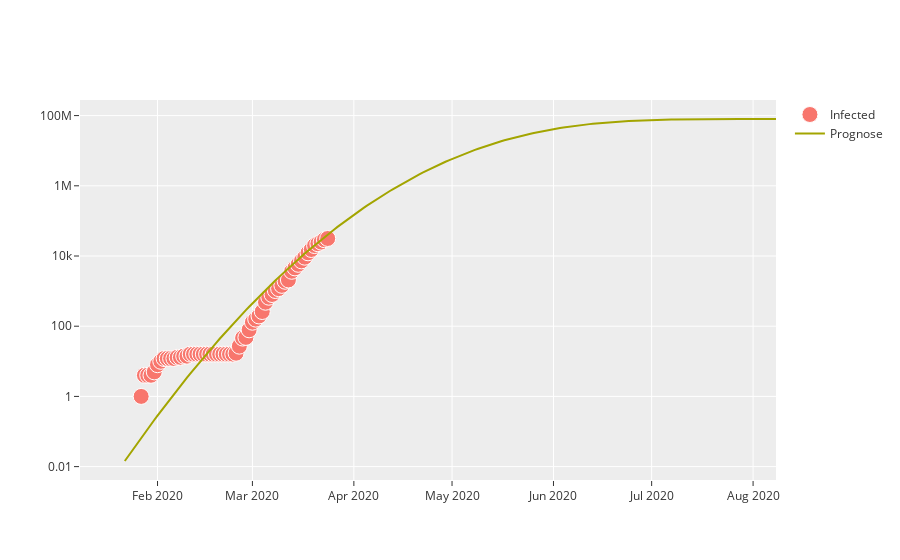

Notebook cell for this chart:
### Code cell
f = go.Figure()
f.add_trace(go.Scatter(x=df['Date'], y=df['Infected'], 
                       mode='markers', name='Infected', 
                       marker=dict(symbol="circle", size=16,
                                   line=dict(width=1, color='white'))))

f.add_trace(go.Scatter(x=dfp['Date'], y=dfp['Prognose'], 
                       mode='lines', name='Prognose'))
f.update_layout(yaxis_type="log", template='ggplot2')
f.show()

### Figure 1 — Plotly figure (JSON) as saved in the notebook; plotly's stock layout.template omitted (floating-point values rounded to 4 significant figures; data arrays with more than 128 entries replaced by an {"elided": "..."} marker saying what was removed)
{"data": [{"marker": {"line": {"color": "white", "width": 1}, "size": 16, "symbol": "circle"}, "mode": "markers", "name": "Infected", "type": "scatter", "x": ["2020-01-22T00:00:00", "2020-01-23T00:00:00", "2020-01-24T00:00:00", "2020-01-25T00:00:00", "2020-01-26T00:00:00", "2020-01-27T00:00:00", "2020-01-28T00:00:00", "2020-01-29T00:00:00", "2020-01-30T00:00:00", "2020-01-31T00:00:00", "2020-02-01T00:00:00", "2020-02-02T00:00:00", "2020-02-03T00:00:00", "2020-02-04T00:00:00", "2020-02-05T00:00:00", "2020-02-06T00:00:00", "2020-02-07T00:00:00", "2020-02-08T00:00:00", "2020-02-09T00:00:00", "2020-02-10T00:00:00", "2020-02-11T00:00:00", "2020-02-12T00:00:00", "2020-02-13T00:00:00", "2020-02-14T00:00:00", "2020-02-15T00:00:00", "2020-02-16T00:00:00", "2020-02-17T00:00:00", "2020-02-18T00:00:00", "2020-02-19T00:00:00", "2020-02-20T00:00:00", "2020-02-21T00:00:00", "2020-02-22T00:00:00", "2020-02-23T00:00:00", "2020-02-24T00:00:00", "2020-02-25T00:00:00", "2020-02-26T00:00:00", "2020-02-27T00:00:00", "2020-02-28T00:00:00", "2020-02-29T00:00:00", "2020-03-01T00:00:00", "2020-03-02T00:00:00", "2020-03-03T00:00:00", "2020-03-04T00:00:00", "2020-03-05T00:00:00", "2020-03-06T00:00:00", "2020-03-07T00:00:00", "2020-03-08T00:00:00", "2020-03-09T00:00:00", "2020-03-10T00:00:00", "2020-03-11T00:00:00", "2020-03-12T00:00:00", "2020-03-13T00:00:00", "2020-03-14T00:00:00", "2020-03-15T00:00:00", "2020-03-16T00:00:00", "2020-03-17T00:00:00", "2020-03-18T00:00:00", "2020-03-19T00:00:00", "2020-03-20T00:00:00", "2020-03-21T00:00:00", "2020-03-22T00:00:00", "2020-03-23T00:00:00", "2020-03-24T00:00:00"], "y": [0, 0, 0, 0, 0, 1, 4, 4, 4, 5, 8, 10, 12, 12, 12, 12, 13, 13, 14, 14, 16, 16, 16, 16, 16, 16, 16, 16, 16, 16, 16, 16, 16, 16, 17, 27, 46, 48, 79, 130, 159, 196, 262, 482, 670, 799, 1040, 1176, 1457, 1908, 2078, 3675, 4585, 5795, 7272, 9257, 12327, 15320, 19848, 22364, 24873, 29056, 31554]}, {"mode": "lines", "name": "Prognose", "type": "scatter", "x": {"elided": "200 str values"}, "y": {"elided": "200 float values"}}], "layout": {"yaxis": {"type": "log"}}}
